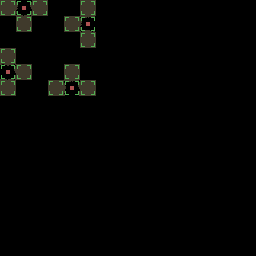

This game map was drawn from its Tiled (.tmx) file and the tilesets committed beside it. A one-line description and the full map source follow:
An orthogonal 16x16 tile map with 16x16 px tiles, 4 tile layers (output_dirt, input_dirt, regions_output, regions_input), 2 tilesets.

<map version="1.5" tiledversion="1.7.2" orientation="orthogonal" renderorder="right-down" width="16" height="16" tilewidth="16" tileheight="16" infinite="0" nextlayerid="6" nextobjectid="1">
 <tileset firstgid="1" name="Village5" tilewidth="16" tileheight="16" tilecount="704" columns="32">
  <image source="../../../assets/Tile/Village5.png" width="512" height="352" />
  <wangsets>
   <wangset name="Dirt2" type="mixed" tile="-1">
    <wangcolor name="" color="#ff0000" tile="-1" probability="1" />
    <wangtile tileid="200" wangid="0,0,1,1,1,0,0,0" />
    <wangtile tileid="202" wangid="0,0,1,1,1,1,1,0" />
    <wangtile tileid="203" wangid="0,0,0,0,1,1,1,0" />
    <wangtile tileid="232" wangid="1,1,0,0,0,0,0,0" />
    <wangtile tileid="234" wangid="1,1,0,0,0,0,0,1" />
    <wangtile tileid="235" wangid="1,0,0,0,0,0,0,1" />
    <wangtile tileid="264" wangid="1,1,1,1,1,0,0,0" />
    <wangtile tileid="266" wangid="1,1,1,1,1,1,1,1" />
    <wangtile tileid="267" wangid="1,0,0,0,1,1,1,1" />
    <wangtile tileid="296" wangid="1,1,1,0,0,0,0,0" />
    <wangtile tileid="298" wangid="1,1,1,0,0,0,1,1" />
    <wangtile tileid="299" wangid="1,0,0,0,0,0,1,1" />
   </wangset>
   <wangset name="Dirt3" type="mixed" tile="-1">
    <wangcolor name="" color="#ff0000" tile="-1" probability="1" />
    <wangcolor name="" color="#00ff00" tile="-1" probability="1" />
    <wangcolor name="" color="#0000ff" tile="-1" probability="1" />
    <wangtile tileid="200" wangid="0,0,3,3,3,0,0,0" />
    <wangtile tileid="201" wangid="0,0,3,3,3,3,3,0" />
    <wangtile tileid="203" wangid="0,0,0,0,3,3,3,0" />
    <wangtile tileid="232" wangid="3,3,1,1,1,0,0,0" />
    <wangtile tileid="233" wangid="3,3,1,1,1,1,1,3" />
    <wangtile tileid="235" wangid="3,0,0,0,1,1,1,3" />
    <wangtile tileid="264" wangid="1,1,2,2,2,0,0,0" />
    <wangtile tileid="265" wangid="1,1,2,2,2,2,2,1" />
    <wangtile tileid="267" wangid="1,0,0,0,2,2,2,1" />
    <wangtile tileid="296" wangid="2,2,2,0,0,0,0,0" />
    <wangtile tileid="297" wangid="2,2,2,0,0,0,2,2" />
    <wangtile tileid="299" wangid="2,0,0,0,0,0,2,2" />
   </wangset>
   <wangset name="Dirt4" type="mixed" tile="-1">
    <wangcolor name="" color="#ff0000" tile="-1" probability="1" />
    <wangtile tileid="205" wangid="0,0,1,1,1,0,0,0" />
    <wangtile tileid="206" wangid="0,0,1,1,1,1,1,0" />
    <wangtile tileid="207" wangid="0,0,1,1,1,1,1,0" />
    <wangtile tileid="208" wangid="0,0,0,0,1,1,1,0" />
    <wangtile tileid="237" wangid="1,1,1,1,1,0,0,0" />
    <wangtile tileid="238" wangid="1,1,1,1,1,1,1,1" />
    <wangtile tileid="239" wangid="1,1,1,1,1,1,1,1" />
    <wangtile tileid="240" wangid="1,0,0,0,1,1,1,1" />
    <wangtile tileid="269" wangid="1,1,1,1,1,0,0,0" />
    <wangtile tileid="270" wangid="1,1,1,1,1,1,1,1" />
    <wangtile tileid="271" wangid="1,1,1,1,1,1,1,1" />
    <wangtile tileid="272" wangid="1,0,0,0,1,1,1,1" />
    <wangtile tileid="296" wangid="1,1,1,0,0,0,0,0" />
    <wangtile tileid="297" wangid="1,1,1,0,0,0,1,1" />
    <wangtile tileid="298" wangid="1,1,1,0,0,0,1,1" />
    <wangtile tileid="299" wangid="1,0,0,0,0,0,1,1" />
   </wangset>
   <wangset name="dirttop" type="corner" tile="-1">
    <wangcolor name="" color="#ff0000" tile="-1" probability="1" />
    <wangcolor name="" color="#00ff00" tile="-1" probability="1" />
    <wangcolor name="" color="#0000ff" tile="-1" probability="1" />
    <wangtile tileid="205" wangid="0,0,1,1,1,0,0,0" />
    <wangtile tileid="206" wangid="0,0,1,1,1,1,1,0" />
    <wangtile tileid="207" wangid="0,0,1,1,1,1,1,0" />
    <wangtile tileid="208" wangid="0,0,0,0,1,1,1,0" />
    <wangtile tileid="237" wangid="1,0,1,1,1,0,0,0" />
    <wangtile tileid="238" wangid="1,0,1,1,1,1,1,0" />
    <wangtile tileid="239" wangid="1,1,1,1,1,1,1,1" />
    <wangtile tileid="240" wangid="1,0,0,0,1,1,1,1" />
    <wangtile tileid="269" wangid="1,1,1,0,0,0,0,0" />
    <wangtile tileid="270" wangid="1,1,1,0,0,0,1,1" />
    <wangtile tileid="271" wangid="1,1,1,0,0,0,1,1" />
    <wangtile tileid="272" wangid="1,0,0,0,0,0,1,1" />
   </wangset>
   <wangset name="Unnamed Set" type="corner" tile="238">
    <wangcolor name="" color="#ff0000" tile="-1" probability="1" />
    <wangtile tileid="205" wangid="0,0,0,1,0,0,0,0" />
    <wangtile tileid="206" wangid="0,0,0,1,0,1,0,0" />
    <wangtile tileid="207" wangid="0,0,0,1,0,1,0,0" />
    <wangtile tileid="208" wangid="0,0,0,0,0,1,0,0" />
    <wangtile tileid="237" wangid="0,1,0,0,0,0,0,0" />
    <wangtile tileid="238" wangid="0,1,0,0,0,0,0,1" />
    <wangtile tileid="239" wangid="0,1,0,0,0,0,0,1" />
    <wangtile tileid="240" wangid="0,0,0,0,0,0,0,1" />
   </wangset>
  </wangsets>
 </tileset>
 <tileset firstgid="705" source="../../../assets/Tile/Dirt1.tsx" />
 <layer id="3" name="output_dirt" width="16" height="16">
  <data encoding="csv">
0,793,0,0,0,0,0,0,0,0,0,0,0,0,0,0,
0,0,0,0,0,792,0,0,0,0,0,0,0,0,0,0,
0,0,0,0,0,0,0,0,0,0,0,0,0,0,0,0,
0,0,0,0,0,0,0,0,0,0,0,0,0,0,0,0,
777,0,0,0,0,0,0,0,0,0,0,0,0,0,0,0,
0,0,0,0,776,0,0,0,0,0,0,0,0,0,0,0,
0,0,0,0,0,0,0,0,0,0,0,0,0,0,0,0,
0,0,0,0,0,0,0,0,0,0,0,0,0,0,0,0,
0,0,0,0,0,0,0,0,0,0,0,0,0,0,0,0,
0,0,0,0,0,0,0,0,0,0,0,0,0,0,0,0,
0,0,0,0,0,0,0,0,0,0,0,0,0,0,0,0,
0,0,0,0,0,0,0,0,0,0,0,0,0,0,0,0,
0,0,0,0,0,0,0,0,0,0,0,0,0,0,0,0,
0,0,0,0,0,0,0,0,0,0,0,0,0,0,0,0,
0,0,0,0,0,0,0,0,0,0,0,0,0,0,0,0,
0,0,0,0,0,0,0,0,0,0,0,0,0,0,0,0
</data>
 </layer>
 <layer id="2" name="input_dirt" width="16" height="16">
  <properties>
   <property name="StrictEmpty" type="bool" value="true" />
  </properties>
  <data encoding="csv">
705,0,705,0,0,705,0,0,0,0,0,0,0,0,0,0,
0,705,0,0,705,0,0,0,0,0,0,0,0,0,0,0,
0,0,0,0,0,705,0,0,0,0,0,0,0,0,0,0,
705,0,0,0,0,0,0,0,0,0,0,0,0,0,0,0,
0,705,0,0,705,0,0,0,0,0,0,0,0,0,0,0,
705,0,0,705,0,705,0,0,0,0,0,0,0,0,0,0,
0,0,0,0,0,0,0,0,0,0,0,0,0,0,0,0,
0,0,0,0,0,0,0,0,0,0,0,0,0,0,0,0,
0,0,0,0,0,0,0,0,0,0,0,0,0,0,0,0,
0,0,0,0,0,0,0,0,0,0,0,0,0,0,0,0,
0,0,0,0,0,0,0,0,0,0,0,0,0,0,0,0,
0,0,0,0,0,0,0,0,0,0,0,0,0,0,0,0,
0,0,0,0,0,0,0,0,0,0,0,0,0,0,0,0,
0,0,0,0,0,0,0,0,0,0,0,0,0,0,0,0,
0,0,0,0,0,0,0,0,0,0,0,0,0,0,0,0,
0,0,0,0,0,0,0,0,0,0,0,0,0,0,0,0
</data>
 </layer>
 <layer id="1" name="regions_output" width="16" height="16">
  <data encoding="csv">
0,708,0,0,0,0,0,0,0,0,0,0,0,0,0,0,
0,0,0,0,0,708,0,0,0,0,0,0,0,0,0,0,
0,0,0,0,0,0,0,0,0,0,0,0,0,0,0,0,
0,0,0,0,0,0,0,0,0,0,0,0,0,0,0,0,
708,0,0,0,0,0,0,0,0,0,0,0,0,0,0,0,
0,0,0,0,708,0,0,0,0,0,0,0,0,0,0,0,
0,0,0,0,0,0,0,0,0,0,0,0,0,0,0,0,
0,0,0,0,0,0,0,0,0,0,0,0,0,0,0,0,
0,0,0,0,0,0,0,0,0,0,0,0,0,0,0,0,
0,0,0,0,0,0,0,0,0,0,0,0,0,0,0,0,
0,0,0,0,0,0,0,0,0,0,0,0,0,0,0,0,
0,0,0,0,0,0,0,0,0,0,0,0,0,0,0,0,
0,0,0,0,0,0,0,0,0,0,0,0,0,0,0,0,
0,0,0,0,0,0,0,0,0,0,0,0,0,0,0,0,
0,0,0,0,0,0,0,0,0,0,0,0,0,0,0,0,
0,0,0,0,0,0,0,0,0,0,0,0,0,0,0,0
</data>
 </layer>
 <layer id="4" name="regions_input" width="16" height="16">
  <data encoding="csv">
707,707,707,0,0,707,0,0,0,0,0,0,0,0,0,0,
0,707,0,0,707,707,0,0,0,0,0,0,0,0,0,0,
0,0,0,0,0,707,0,0,0,0,0,0,0,0,0,0,
707,0,0,0,0,0,0,0,0,0,0,0,0,0,0,0,
707,707,0,0,707,0,0,0,0,0,0,0,0,0,0,0,
707,0,0,707,707,707,0,0,0,0,0,0,0,0,0,0,
0,0,0,0,0,0,0,0,0,0,0,0,0,0,0,0,
0,0,0,0,0,0,0,0,0,0,0,0,0,0,0,0,
0,0,0,0,0,0,0,0,0,0,0,0,0,0,0,0,
0,0,0,0,0,0,0,0,0,0,0,0,0,0,0,0,
0,0,0,0,0,0,0,0,0,0,0,0,0,0,0,0,
0,0,0,0,0,0,0,0,0,0,0,0,0,0,0,0,
0,0,0,0,0,0,0,0,0,0,0,0,0,0,0,0,
0,0,0,0,0,0,0,0,0,0,0,0,0,0,0,0,
0,0,0,0,0,0,0,0,0,0,0,0,0,0,0,0,
0,0,0,0,0,0,0,0,0,0,0,0,0,0,0,0
</data>
 </layer>
</map>
